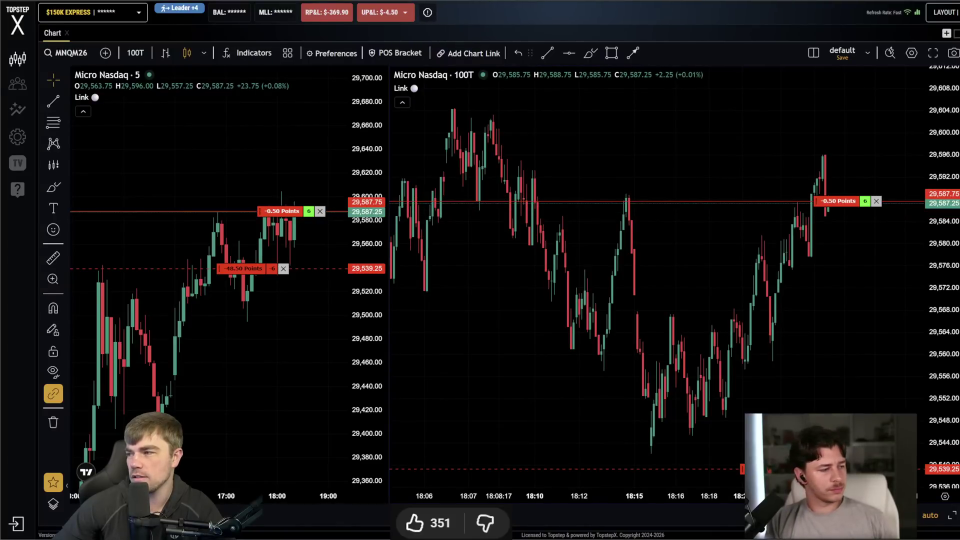
#> input picture sample_images/vlcsnap-2026-06-19-15h25m09s986.png, 1920 x 1080 px (shown at 1/2 size)
$ python -i mt5_funcs.py   (imports and definitions only)
#> lines starting #> are read from the running program, lines starting #| are printed output that depends on the picture
import json
import os
from typing import Dict, Optional

try:
    import MetaTrader5 as mt5  # type: ignore[import]
except ImportError:
    mt5 = None


DEFAULT_SYMBOL_MAP = {
    "nasdaq": "US100",
    "nq": "NAS100",
    "gold": "XAUUSD",
    "xau": "XAUUSD",
}


# [8 lines left out: function _load_state, not called in this run]


def _save_state(state: Dict, state_path: str) -> None:
    with open(state_path, "w") as f:
        json.dump(state, f, indent=2)


# [57 lines left out: functions _ensure_mt5_initialized, _get_symbol, get_account_size, _calculate_target_lots, calculate_calculator_result, calculate_sl_points_from_price_levels, not called in this run]


def estimate_sl_points_from_crop(image_path: Optional[str], crop: Optional[Dict] = None, default_points: float = 150.0) -> float:
#> called with default_points = 150
    if not image_path or not os.path.exists(image_path):
        return float(default_points)
    try:
        import cv2
    except ImportError:
        return float(default_points)

    image = cv2.imread(image_path, cv2.IMREAD_COLOR)
#> image is the input picture: shape (1080, 1920, 3); mean B, G, R 16.6, 16.4, 18.4
    if image is None:
        return float(default_points)

    height, width = image.shape[:2]
#> height = 1080; width = 1920
    if crop:
        x = max(0, int(crop.get("x", 0)))
        y = max(0, int(crop.get("y", 0)))
        crop_width = max(1, int(crop.get("width", width)))
        crop_height = max(1, int(crop.get("height", height)))
        if x <= 100 and y <= 100 and crop_width <= 100 and crop_height <= 100:
            x = int(round((x / 100.0) * width))
            y = int(round((y / 100.0) * height))
            crop_width = int(round((crop_width / 100.0) * width))
            crop_height = int(round((crop_height / 100.0) * height))
        x2 = min(width, x + crop_width)
        y2 = min(height, y + crop_height)
        cropped = image[y:y2, x:x2]
    else:
        cropped = image

    if cropped.size == 0:
        return float(default_points)

    gray = cv2.cvtColor(cropped, cv2.COLOR_BGR2GRAY)
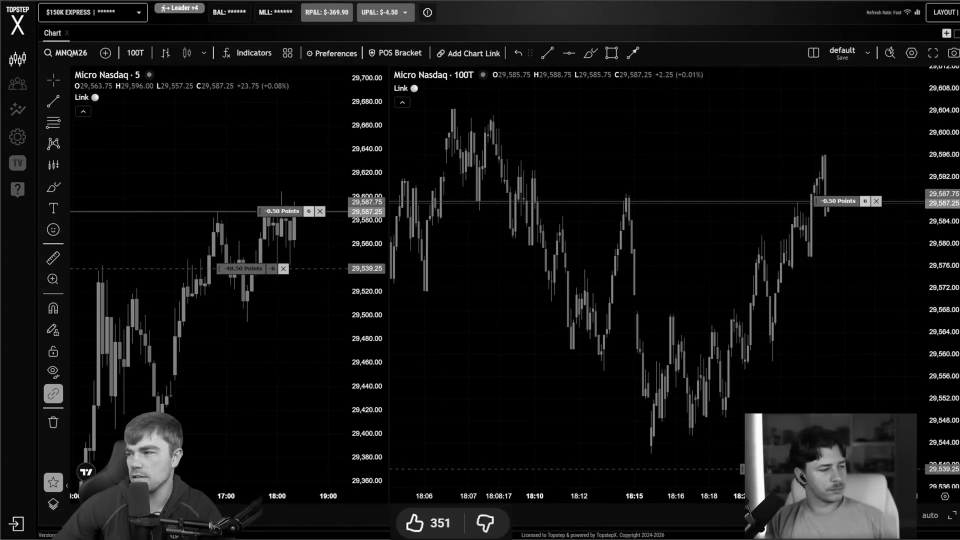
#> gray: shape (1080, 1920) (shown at 1/2 size); min 0, max 255, mean 17
    edges = cv2.Canny(gray, 50, 150)
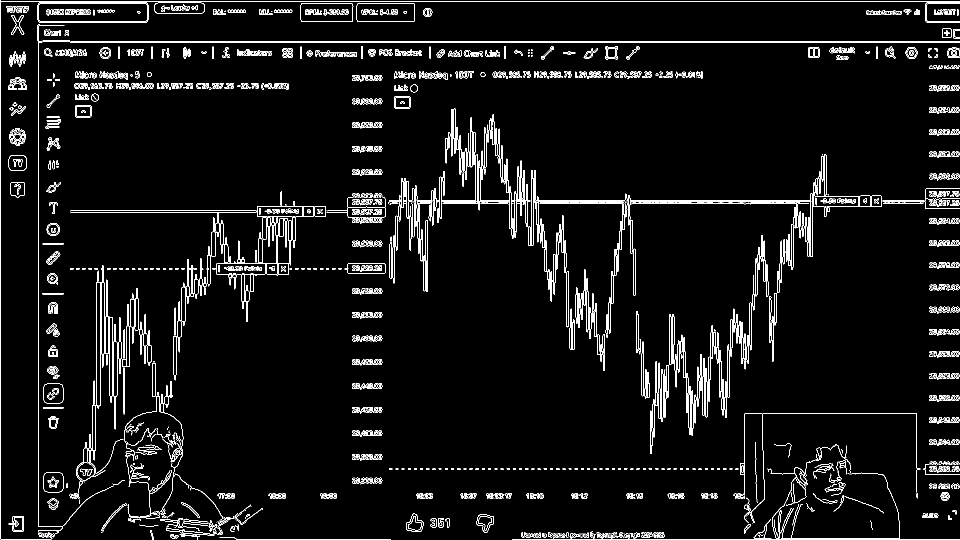
#> edges: shape (1080, 1920) (shown at 1/2 size); 4.7% white in thin lines or dots
    edge_density = cv2.countNonZero(edges) / float(edges.size)
#> edge_density = 0.0466
    base_distance = ((cropped.shape[1] + cropped.shape[0]) / 2.0) * (0.4 + edge_density)
#> base_distance = 669.9
    return round(float(max(default_points * 0.5, min(default_points * 2.0, base_distance / 2.0))), 2)


# [316 lines left out: functions _get_mt5_positions, _symbol_net_volume, _close_symbol_positions, _close_partial_position, _open_additional_volume, match_trade_risk_with_mt5 and 1 more, not called in this run]

>>> result = estimate_sl_points_from_crop('sample_images/vlcsnap-2026-06-19-15h25m09s986.png')
#> result = 300

$ run again, on sample_images/vlcsnap-2026-06-19-15h25m50s337.png
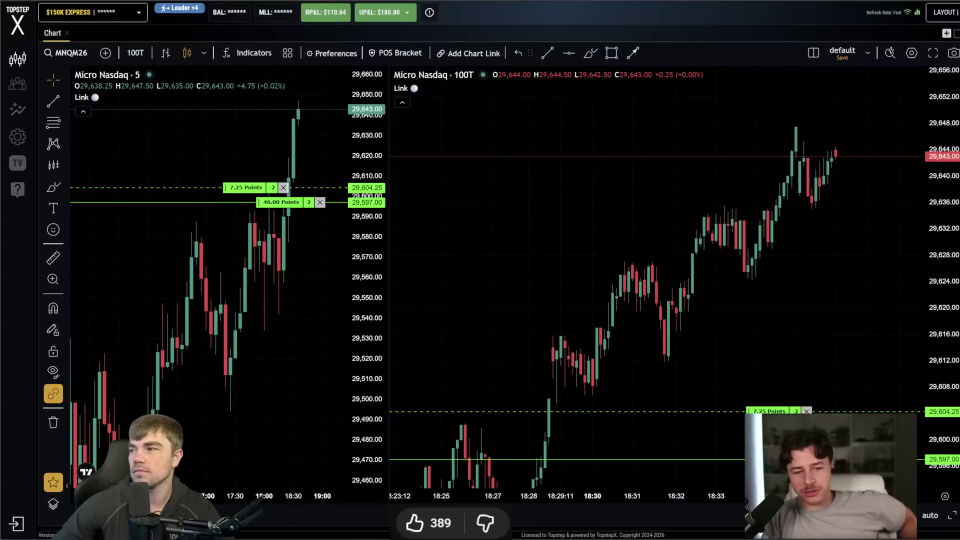
#> input picture sample_images/vlcsnap-2026-06-19-15h25m50s337.png, 1920 x 1080 px (shown at 1/2 size)
#> in estimate_sl_points_from_crop, image is the input picture: shape (1080, 1920, 3); mean B, G, R 16.4, 17.3, 17
#> in estimate_sl_points_from_crop, `gray = cv2.cvtColor(cropped, cv2.COLOR_BGR2GRAY)`:
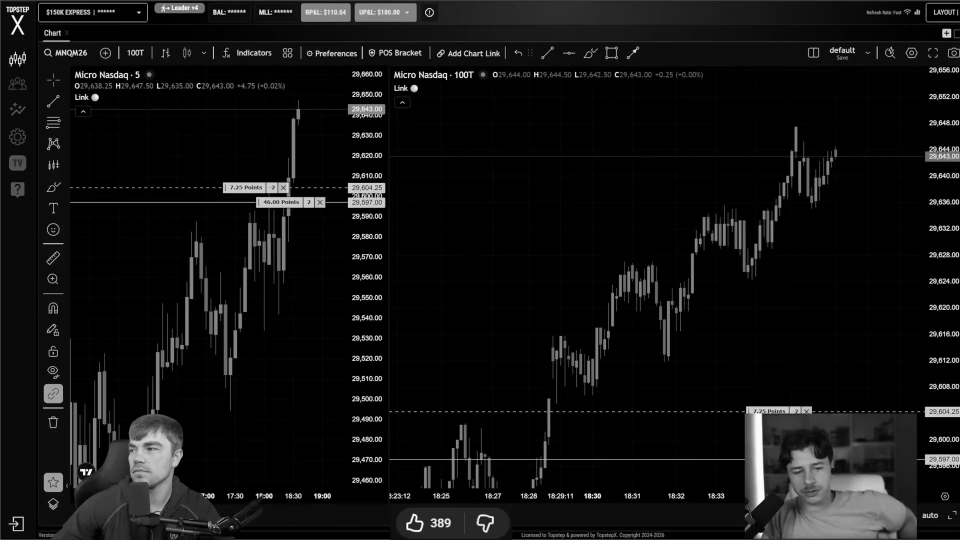
#> gray: shape (1080, 1920) (shown at 1/2 size); min 0, max 255, mean 17.1
#> in estimate_sl_points_from_crop, `edges = cv2.Canny(gray, 50, 150)`:
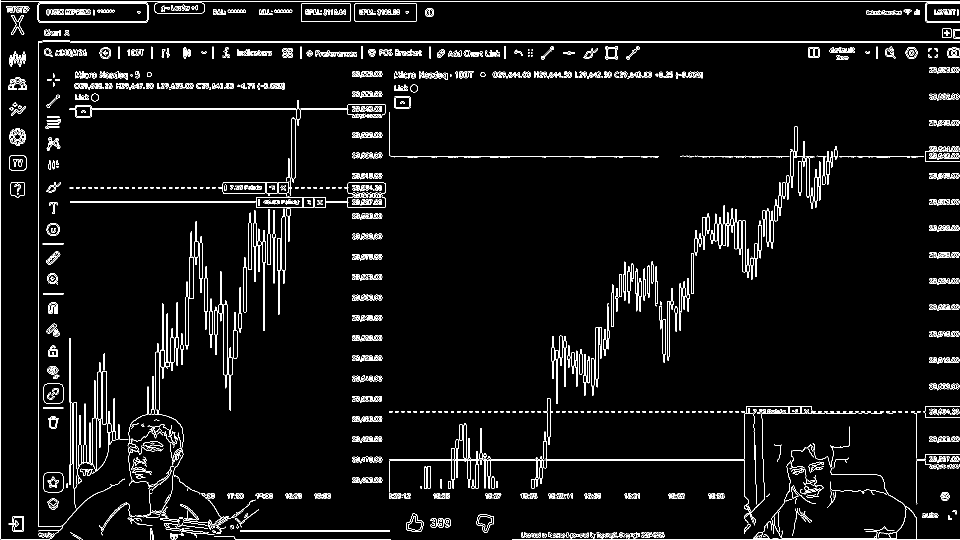
#> edges: shape (1080, 1920) (shown at 1/2 size); 4.3% white in thin lines or dots
#> edge_density = 0.0434
#> base_distance = 665.2
#> result = 300

$ run again, on sample_images/vlcsnap-2026-06-19-15h26m08s055.png
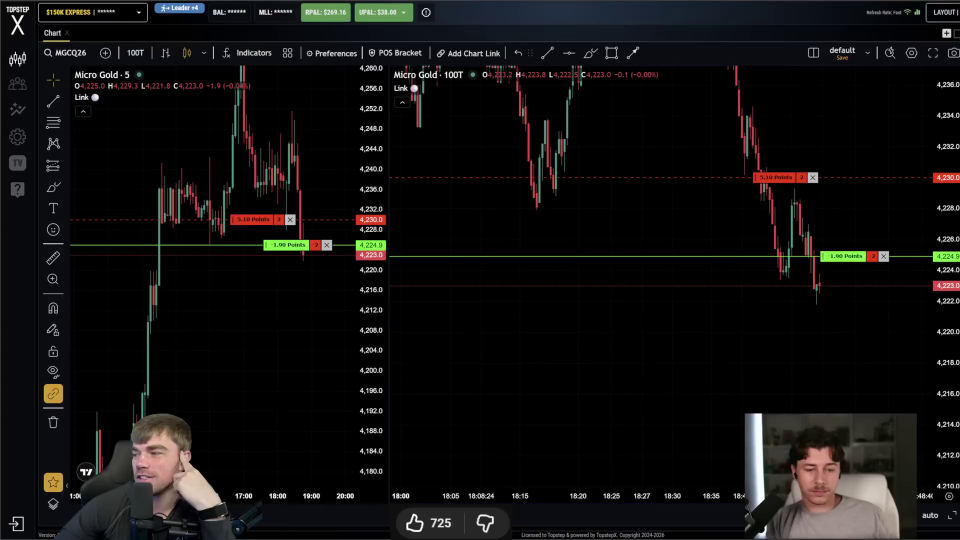
#> input picture sample_images/vlcsnap-2026-06-19-15h26m08s055.png, 1920 x 1080 px (shown at 1/2 size)
#> in estimate_sl_points_from_crop, image is the input picture: shape (1080, 1920, 3); mean B, G, R 15.1, 15.3, 16.4
#> in estimate_sl_points_from_crop, `gray = cv2.cvtColor(cropped, cv2.COLOR_BGR2GRAY)`:
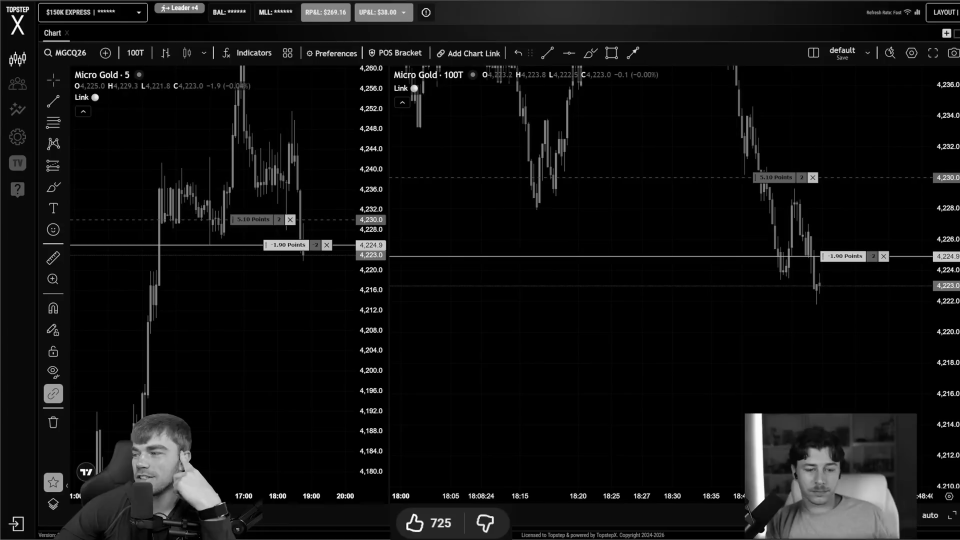
#> gray: shape (1080, 1920) (shown at 1/2 size); min 0, max 255, mean 15.6
#> in estimate_sl_points_from_crop, `edges = cv2.Canny(gray, 50, 150)`:
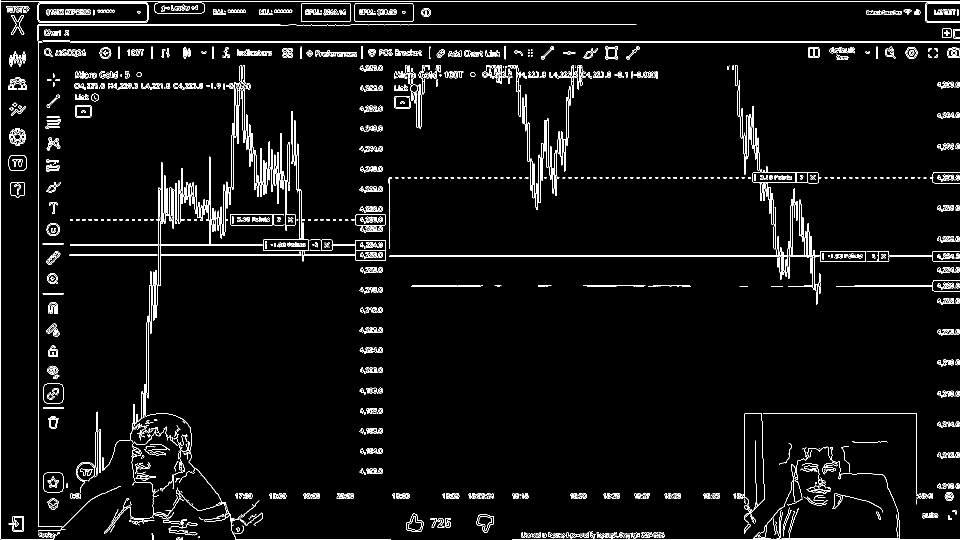
#> edges: shape (1080, 1920) (shown at 1/2 size); 4% white in thin lines or dots
#> edge_density = 0.0397
#> base_distance = 659.6
#> result = 300

$ run again, on sample_images/vlcsnap-2026-06-19-17h46m31s856.png
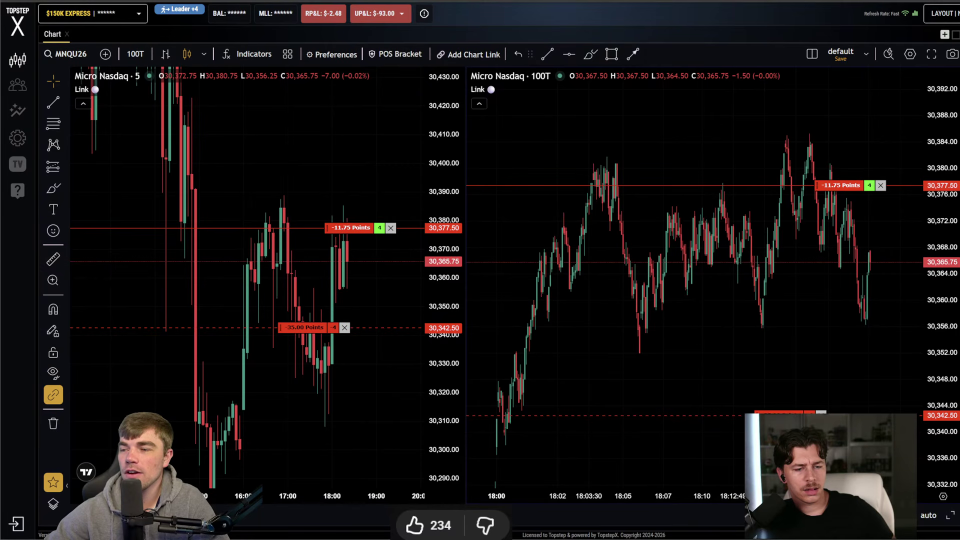
#> input picture sample_images/vlcsnap-2026-06-19-17h46m31s856.png, 1920 x 1080 px (shown at 1/2 size)
#> in estimate_sl_points_from_crop, image is the input picture: shape (1080, 1920, 3); mean B, G, R 15.9, 15.6, 18.7
#> in estimate_sl_points_from_crop, `gray = cv2.cvtColor(cropped, cv2.COLOR_BGR2GRAY)`:
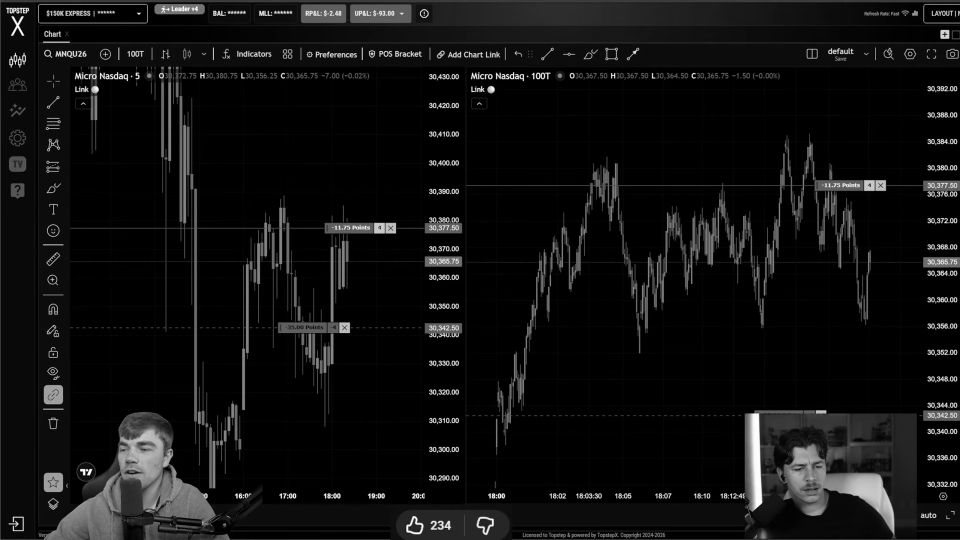
#> gray: shape (1080, 1920) (shown at 1/2 size); min 0, max 255, mean 16.6
#> in estimate_sl_points_from_crop, `edges = cv2.Canny(gray, 50, 150)`:
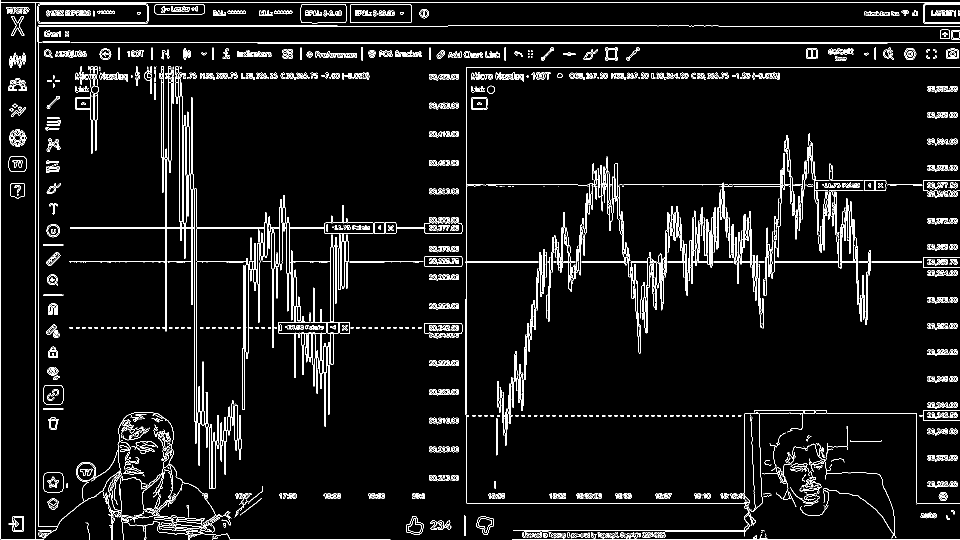
#> edges: shape (1080, 1920) (shown at 1/2 size); 5.3% white in thin lines or dots
#> edge_density = 0.0528
#> base_distance = 679.2
#> result = 300
